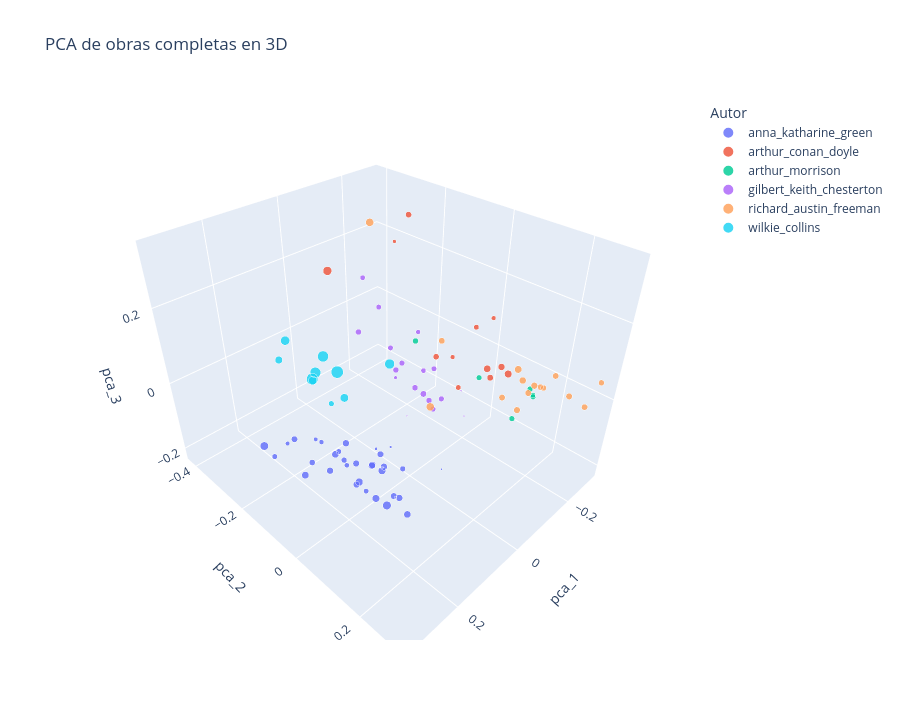

Notebook source saved alongside this figure:
### Code cell
fig_pca_3 = plot_projection(work_proj, x="pca_1", y="pca_2", z="pca_3", title="PCA de obras completas en 3D")

### Figure 1 — Plotly figure (JSON) as saved in the notebook; plotly's stock layout.template omitted (floating-point values rounded to 4 significant figures; data arrays with more than 128 entries replaced by an {"elided": "..."} marker saying what was removed)
{"data": [{"customdata": {"elided": "34x4 mixed values"}, "hovertemplate": "author=%{customdata[0]}<br>pca_1=%{x}<br>pca_2=%{y}<br>pca_3=%{z}<br>token_count=%{customdata[3]}<br>work=%{customdata[1]}<br>n_chunks=%{customdata[2]}<extra></extra>", "legendgroup": "anna_katharine_green", "marker": {"color": "#636efa", "line": {"width": 0.5}, "opacity": 0.82, "size": [20324, 10596, 150714, 70914, 125032, 169838, 112974, 127687, 67660, 205324, 120419, 129894, 144881, 131755, 144883, 145048, 84650, 78391, 22759, 122782, 87321, 126729, 156400, 160042, 103011, 94264, 128542, 54311, 145838, 196418, 92188, 17322, 53855, 25160], "sizemode": "area", "sizeref": 1071.0, "symbol": "circle"}, "mode": "markers", "name": "anna_katharine_green", "scene": "scene", "showlegend": true, "type": "scatter3d", "x": [0.1651, 0.06631, 0.2867, 0.2264, 0.1684, 0.2152, 0.2767, 0.2166, 0.2049, 0.1652, 0.104, 0.1988, 0.1547, 0.1479, 0.1548, 0.1853, 0.1937, 0.1845, 0.1456, 0.1662, 0.3326, 0.1981, 0.1531, 0.2191, 0.2663, 0.2231, 0.1302, 0.2789, 0.2367, 0.3173, 0.1103, 0.08264, 0.2393, 0.1017], "y": [0.0722, 0.1506, -0.03026, 0.03234, -0.004945, 0.05573, -0.06987, -0.03656, -0.07467, 0.0864, 0.004852, -3.195e-05, 0.03009, 0.05998, 0.03186, 0.1651, -0.03115, 0.0427, 0.09316, 0.1079, -0.0633, 0.02779, 0.05964, 0.1092, -0.0303, 0.0208, 0.08946, -0.09377, 0.0103, -0.1228, 0.07961, 0.01556, -0.04813, -0.01166], "z": [-0.04737, -0.06652, -0.05584, -0.02662, -0.08521, -0.06548, 0.01168, -0.09568, -0.04439, -0.1493, -0.09379, -0.004417, -0.07726, -0.06512, -0.07437, -0.1007, -0.05101, -0.1237, -0.1353, -0.1042, 0.004267, -0.1048, -0.07342, -0.07111, -0.03405, -0.02219, -0.1501, -0.01396, -0.004085, -0.01493, -0.08331, -0.07903, 0.00119, -0.08957]}, {"customdata": [["arthur_conan_doyle", "acd-a_study_in_scarlet", 52, 61648], ["arthur_conan_doyle", "acd-tales_of_terror_and_mystery", 87, 103987], ["arthur_conan_doyle", "acd-the_adventures_of_sherlock_holmes", 123, 147205], ["arthur_conan_doyle", "acd-the_case_book_of_sherlock_holmes", 98, 116883], ["arthur_conan_doyle", "acd-the_hound_of_the_baskervilles", 69, 82207], ["arthur_conan_doyle", "acd-the_lost_world", 90, 107213], ["arthur_conan_doyle", "acd-the_memoirs_of_sherlock_holmes", 112, 133504], ["arthur_conan_doyle", "acd-the_poison_belt", 35, 41392], ["arthur_conan_doyle", "acd-the_return_of_sherlock_holmes", 133, 158904], ["arthur_conan_doyle", "acd-the_sign_of_the_four", 52, 61686], ["arthur_conan_doyle", "acd-the_valley_of_fear", 69, 82212], ["arthur_conan_doyle", "acd-the_white_company", 185, 221502]], "hovertemplate": "author=%{customdata[0]}<br>pca_1=%{x}<br>pca_2=%{y}<br>pca_3=%{z}<br>token_count=%{customdata[3]}<br>work=%{customdata[1]}<br>n_chunks=%{customdata[2]}<extra></extra>", "legendgroup": "arthur_conan_doyle", "marker": {"color": "#EF553B", "line": {"width": 0.5}, "opacity": 0.82, "size": [61648, 103987, 147205, 116883, 82207, 107213, 133504, 41392, 158904, 61686, 82212, 221502], "sizemode": "area", "sizeref": 1071.0, "symbol": "circle"}, "mode": "markers", "name": "arthur_conan_doyle", "scene": "scene", "showlegend": true, "type": "scatter3d", "x": [-0.08793, -0.09713, -0.1208, -0.1398, -0.1468, -0.1975, -0.1552, -0.1769, -0.1726, -0.1746, -0.156, -0.07049], "y": [0.03846, -0.01683, 0.1099, 0.1074, 0.05215, -0.2056, 0.1236, -0.2308, 0.1317, 0.0759, 0.008503, -0.3584], "z": [0.09202, 0.06225, 0.07976, 0.04461, 0.1497, 0.3212, 0.07432, 0.253, 0.05062, 0.1711, -0.04353, 0.1681]}, {"customdata": [["arthur_morrison", "am-adventures_of_martin_hewitt", 76, 90809], ["arthur_morrison", "am-chronicles_of_martin_hewitt", 74, 88663], ["arthur_morrison", "am-martin_hewitt_investigator", 71, 84253], ["arthur_morrison", "am-the_dorrington_deed_box", 73, 87419], ["arthur_morrison", "am-the_hole_in_the_wall", 82, 98243], ["arthur_morrison", "am-the_red_triangle", 75, 89863]], "hovertemplate": "author=%{customdata[0]}<br>pca_1=%{x}<br>pca_2=%{y}<br>pca_3=%{z}<br>token_count=%{customdata[3]}<br>work=%{customdata[1]}<br>n_chunks=%{customdata[2]}<extra></extra>", "legendgroup": "arthur_morrison", "marker": {"color": "#00cc96", "line": {"width": 0.5}, "opacity": 0.82, "size": [90809, 88663, 84253, 87419, 98243, 89863], "sizemode": "area", "sizeref": 1071.0, "symbol": "circle"}, "mode": "markers", "name": "arthur_morrison", "scene": "scene", "showlegend": true, "type": "scatter3d", "x": [-0.114, -0.213, -0.205, -0.17, -0.08194, -0.2026], "y": [0.1925, 0.1689, 0.183, 0.0564, -0.06813, 0.1856], "z": [-0.008742, 0.006559, 0.001007, 0.002989, 0.08858, -0.0005619]}, {"customdata": [["gilbert_keith_chesterton", "gkc-four_faultless_felons", 83, 98815], ["gilbert_keith_chesterton", "gkc-manalive", 70, 83668], ["gilbert_keith_chesterton", "gkc-the_club_of_queer_trades", 54, 64320], ["gilbert_keith_chesterton", "gkc-the_donnington_affair", 6, 6938], ["gilbert_keith_chesterton", "gkc-the_incredulity_of_father_brown", 84, 100046], ["gilbert_keith_chesterton", "gkc-the_innocence_of_father_brown", 95, 113603], ["gilbert_keith_chesterton", "gkc-the_man_who_knew_too_much", 70, 83148], ["gilbert_keith_chesterton", "gkc-the_man_who_was_thursday", 69, 82108], ["gilbert_keith_chesterton", "gkc-the_mask_of_midas", 7, 8142], ["gilbert_keith_chesterton", "gkc-the_napoleon_of_notting_hill", 67, 79651], ["gilbert_keith_chesterton", "gkc-the_paradoxes_of_mr_pond", 64, 75998], ["gilbert_keith_chesterton", "gkc-the_poet_and_the_lunatics", 76, 91078], ["gilbert_keith_chesterton", "gkc-the_return_of_don_quixote", 86, 102560], ["gilbert_keith_chesterton", "gkc-the_scandal_of_father_brown", 76, 90495], ["gilbert_keith_chesterton", "gkc-the_secret_of_father_brown", 75, 89399], ["gilbert_keith_chesterton", "gkc-the_trees_of_pride", 30, 35388], ["gilbert_keith_chesterton", "gkc-the_white_pillars_murder", 7, 7523], ["gilbert_keith_chesterton", "gkc-the_wisdom_of_father_brown", 86, 102992]], "hovertemplate": "author=%{customdata[0]}<br>pca_1=%{x}<br>pca_2=%{y}<br>pca_3=%{z}<br>token_count=%{customdata[3]}<br>work=%{customdata[1]}<br>n_chunks=%{customdata[2]}<extra></extra>", "legendgroup": "gilbert_keith_chesterton", "marker": {"color": "#ab63fa", "line": {"width": 0.5}, "opacity": 0.82, "size": [98815, 83668, 64320, 6938, 100046, 113603, 83148, 82108, 8142, 79651, 75998, 91078, 102560, 90495, 89399, 35388, 7523, 102992], "sizemode": "area", "sizeref": 1071.0, "symbol": "circle"}, "mode": "markers", "name": "gilbert_keith_chesterton", "scene": "scene", "showlegend": true, "type": "scatter3d", "x": [-0.1558, -0.1514, -0.1939, -0.0945, -0.2295, -0.2298, -0.2365, -0.2444, -0.3004, -0.2416, -0.229, -0.1915, -0.1326, -0.2526, -0.2185, -0.1287, -0.1834, -0.2141], "y": [-0.2018, -0.2178, -0.161, -0.1018, -0.1447, -0.1665, -0.1387, -0.3564, -0.09125, -0.4164, -0.1689, -0.214, -0.3195, -0.1205, -0.1198, -0.1763, 0.01256, -0.1844], "z": [-0.09674, -0.03231, 0.02253, -0.1601, -0.2082, -0.1973, -0.1013, -0.0042, -0.1838, 0.06576, -0.119, -0.09824, -0.02019, -0.2018, -0.2183, -0.09499, -0.146, -0.1771]}, {"customdata": [["richard_austin_freeman", "raf-a_silent_witness", 129, 154415], ["richard_austin_freeman", "raf-as_a_thief_in_the_night", 102, 122310], ["richard_austin_freeman", "raf-dr_thorndykes_casebook", 82, 98176], ["richard_austin_freeman", "raf-helen_vardons_confession", 155, 185686], ["richard_austin_freeman", "raf-john_thorndykes_cases", 99, 117811], ["richard_austin_freeman", "raf-the_darblay_mystery", 98, 116793], ["richard_austin_freeman", "raf-the_exploits_of_danby_croke", 95, 113456], ["richard_austin_freeman", "raf-the_eye_of_osiris", 115, 137615], ["richard_austin_freeman", "raf-the_golden_pool", 152, 181809], ["richard_austin_freeman", "raf-the_magic_casket", 93, 111290], ["richard_austin_freeman", "raf-the_mystery_of_31_new_inn", 93, 111032], ["richard_austin_freeman", "raf-the_mystery_of_angelina_frood", 109, 130588], ["richard_austin_freeman", "raf-the_red_thumb_mark", 85, 101554], ["richard_austin_freeman", "raf-the_shadow_of_the_wolf", 94, 112154], ["richard_austin_freeman", "raf-the_singing_bone", 85, 101846]], "hovertemplate": "author=%{customdata[0]}<br>pca_1=%{x}<br>pca_2=%{y}<br>pca_3=%{z}<br>token_count=%{customdata[3]}<br>work=%{customdata[1]}<br>n_chunks=%{customdata[2]}<extra></extra>", "legendgroup": "richard_austin_freeman", "marker": {"color": "#FFA15A", "line": {"width": 0.5}, "opacity": 0.82, "size": [154415, 122310, 98176, 185686, 117811, 116793, 113456, 137615, 181809, 111290, 111032, 130588, 101554, 112154, 101846], "sizemode": "area", "sizeref": 1071.0, "symbol": "circle"}, "mode": "markers", "name": "richard_austin_freeman", "scene": "scene", "showlegend": true, "type": "scatter3d", "x": [-0.1502, -0.0875, -0.2862, 0.04965, -0.2202, -0.1445, -0.1185, -0.1353, -0.07349, -0.2299, -0.1811, -0.1531, -0.1568, -0.122, -0.2367], "y": [0.1691, 0.218, 0.2981, 0.09708, 0.2622, 0.2052, -0.02019, 0.1931, -0.2058, 0.2975, 0.2422, 0.212, 0.2325, 0.1559, 0.1812], "z": [0.09289, 0.04445, 0.05361, 0.06248, 0.03238, 0.05192, 0.09417, 0.08363, 0.3386, 0.01716, 0.09711, 0.07045, 0.0732, 0.0249, 0.006099]}, {"customdata": [["wilkie_collins", "wc-armadale", 358, 428530], ["wilkie_collins", "wc-basil", 136, 162758], ["wilkie_collins", "wc-man_and_wife", 279, 333814], ["wilkie_collins", "wc-no_name", 321, 384804], ["wilkie_collins", "wc-poor_miss_finch", 196, 234846], ["wilkie_collins", "wc-the_dead_secret", 169, 202248], ["wilkie_collins", "wc-the_haunted_hotel", 75, 89308], ["wilkie_collins", "wc-the_law_and_the_lady", 167, 200164], ["wilkie_collins", "wc-the_moonstone", 234, 280378], ["wilkie_collins", "wc-the_woman_in_white", 290, 347110]], "hovertemplate": "author=%{customdata[0]}<br>pca_1=%{x}<br>pca_2=%{y}<br>pca_3=%{z}<br>token_count=%{customdata[3]}<br>work=%{customdata[1]}<br>n_chunks=%{customdata[2]}<extra></extra>", "legendgroup": "wilkie_collins", "marker": {"color": "#19d3f3", "line": {"width": 0.5}, "opacity": 0.82, "size": [428530, 162758, 333814, 384804, 234846, 202248, 89308, 200164, 280378, 347110], "sizemode": "area", "sizeref": 1071.0, "symbol": "circle"}, "mode": "markers", "name": "wilkie_collins", "scene": "scene", "showlegend": true, "type": "scatter3d", "x": [0.1819, 0.2655, 0.181, 0.2328, 0.2268, 0.2212, 0.1955, 0.2046, 0.1036, 0.2274], "y": [-0.03609, -0.1103, -0.1085, -0.05178, -0.1383, -0.06609, -0.04387, 0.009076, 0.03274, -0.01975], "z": [0.15, 0.1833, 0.1117, 0.1509, 0.1978, 0.1338, 0.07331, 0.1223, 0.1647, 0.2169]}], "layout": {"height": 720, "legend": {"itemsizing": "constant", "title": {"text": "Autor"}, "tracegroupgap": 0}, "scene": {"domain": {"x": [0, 1], "y": [0, 1]}, "xaxis": {"title": {"text": "pca_1"}}, "yaxis": {"title": {"text": "pca_2"}}, "zaxis": {"title": {"text": "pca_3"}}}, "title": {"text": "PCA de obras completas en 3D"}}}
